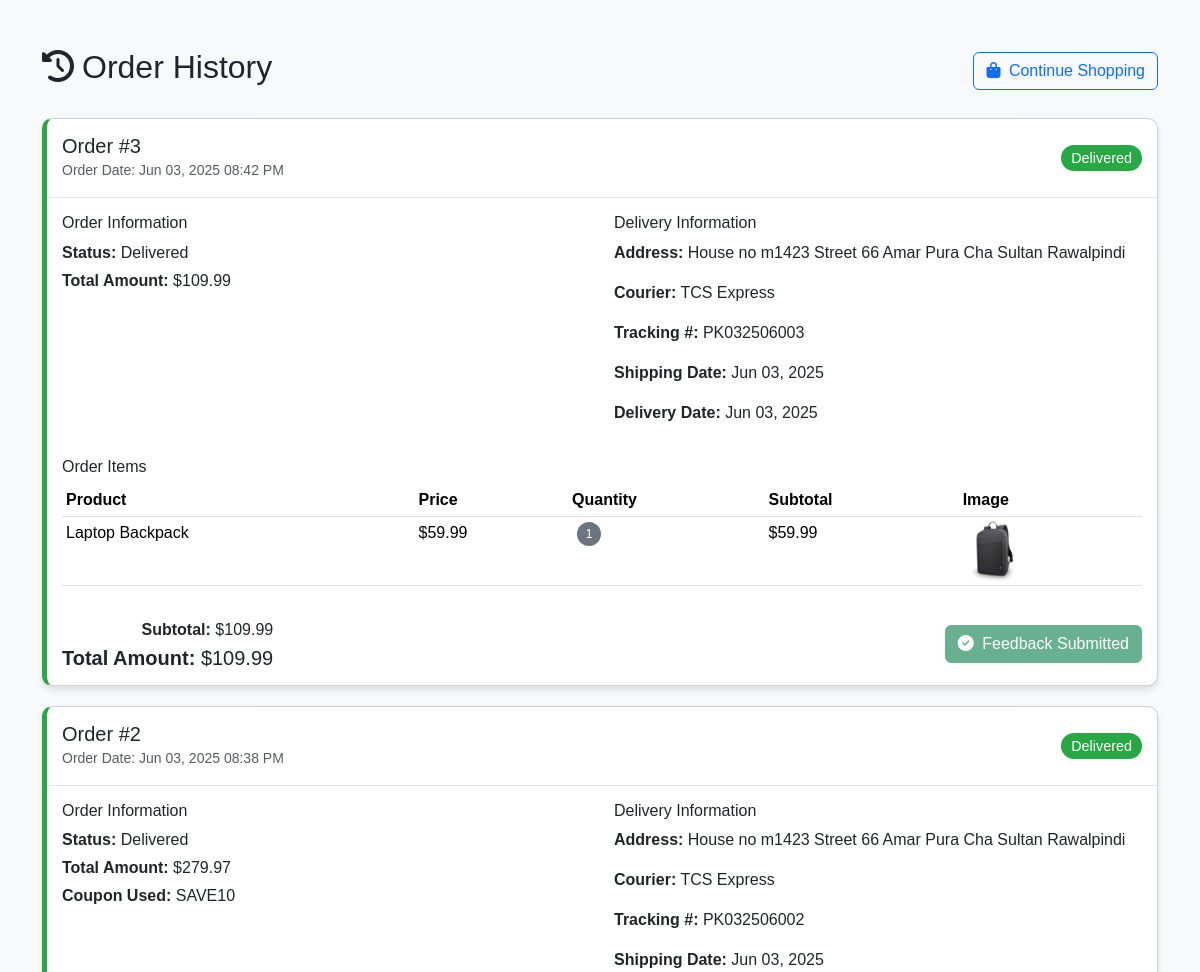
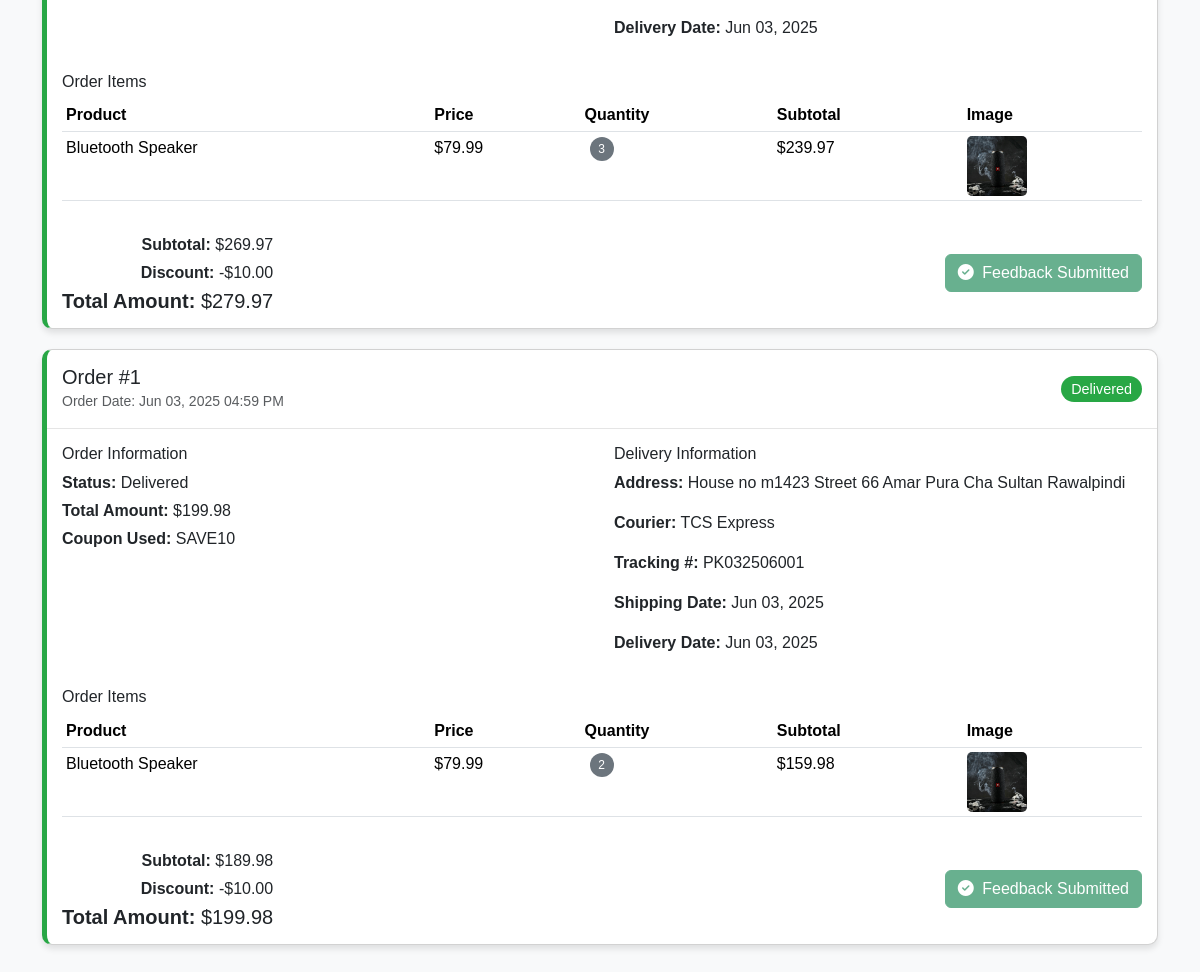
Screenshot of /order_history.php (signed in) with the database file from the repository (2 pictures, top to bottom).
### tables this page shows
CREATE TABLE IF NOT EXISTS `order` (
  `order_id` int(11) NOT NULL AUTO_INCREMENT,
  `username` varchar(256) DEFAULT NULL,
  `full_name` varchar(100) DEFAULT NULL,
  `email` varchar(100) DEFAULT NULL,
  `contact` varchar(20) DEFAULT NULL,
  `delivery_address` text DEFAULT NULL,
  `status` enum('Pending','Confirmed','Shipped','Delivered') DEFAULT 'Pending',
  `total_amount` decimal(10,2) DEFAULT NULL,
  `discount` decimal(10,2) DEFAULT 0.00,
  `order_date` datetime DEFAULT current_timestamp(),
  `coupon_id` int(11) DEFAULT NULL,
  PRIMARY KEY (`order_id`),
  KEY `username` (`username`),
  KEY `coupon_id` (`coupon_id`)
);

CREATE TABLE IF NOT EXISTS `shipping` (
  `shipping_id` int(11) NOT NULL AUTO_INCREMENT,
  `order_id` int(11) DEFAULT NULL,
  `tracking_number` varchar(100) DEFAULT NULL,
  `shipping_address` text DEFAULT NULL,
  `courier_company` varchar(100) DEFAULT NULL,
  `shipping_date` date DEFAULT NULL,
  `delivery_date` date DEFAULT NULL,
  PRIMARY KEY (`shipping_id`),
  KEY `order_id` (`order_id`)
);

CREATE TABLE IF NOT EXISTS `orderdetails` (
  `detail_id` int(11) NOT NULL AUTO_INCREMENT,
  `order_id` int(11) DEFAULT NULL,
  `product_id` int(11) DEFAULT NULL,
  `quantity` int(11) DEFAULT NULL,
  `price` decimal(10,2) DEFAULT NULL,
  PRIMARY KEY (`detail_id`),
  KEY `order_id` (`order_id`),
  KEY `product_id` (`product_id`)
);

CREATE TABLE IF NOT EXISTS `product` (
  `product_id` int(11) NOT NULL AUTO_INCREMENT,
  `name` varchar(100) NOT NULL,
  `price` decimal(10,2) NOT NULL,
  `product_category` varchar(100) DEFAULT NULL,
  `product_image_url` text DEFAULT NULL,
  `description` text DEFAULT NULL,
  `is_available` tinyint(1) NOT NULL DEFAULT 1,
  PRIMARY KEY (`product_id`)
);

CREATE TABLE IF NOT EXISTS `coupon` (
  `coupon_id` int(11) NOT NULL AUTO_INCREMENT,
  `coupon_code` varchar(255) DEFAULT NULL,
  `discount` decimal(5,2) NOT NULL,
  `starting_date` date DEFAULT NULL,
  `expiry_date` date NOT NULL,
  `minimum_amount` decimal(10,2) DEFAULT 0.00,
  PRIMARY KEY (`coupon_id`),
  UNIQUE KEY `code` (`coupon_code`)
);

### order_history.php (the view, shortened to what this page needs)
<?php
include 'connect.php';
$username = $_SESSION['username'];
?>
<!DOCTYPE html>
<html lang="en">
<head>
    <link href="https://cdn.jsdelivr.net/npm/bootstrap@5.3.3/dist/css/bootstrap.min.css" rel="stylesheet">
    <link rel="stylesheet" href="https://cdnjs.cloudflare.com/ajax/libs/font-awesome/6.4.0/css/all.min.css">
</head>
<body>
    <div class="container py-5">
        <div class="d-flex justify-content-between align-items-center mb-4">
            <h2><i class="fas fa-history me-2"></i>Order History</h2>
            <a href="product.php" class="btn btn-outline-primary">
                <i class="fas fa-shopping-bag me-1"></i> Continue Shopping
            </a>
        </div>
        <?php
        $orders = $conn->query("
            SELECT * FROM `order`
            WHERE username = '$username'
            ORDER BY
                CASE status
                    WHEN 'Pending' THEN 1
                    WHEN 'Confirmed' THEN 2
                    WHEN 'Shipped' THEN 3
                    WHEN 'Delivered' THEN 4
                END,
                order_date DESC
        ");
        if ($orders->num_rows === 0) {
            echo '<div class="alert alert-info">You have no order history yet.</div>';
        } else {
            while ($order = $orders->fetch_assoc()) {
                $order_id = $order['order_id'];
                $status = $order['status'];
                $order_items = $conn->query("
                    SELECT od.*, p.name as product_name, p.product_image_url, od.quantity
                    FROM orderdetails od
                    JOIN product p ON od.product_id = p.product_id
                    WHERE od.order_id = $order_id
                ");
                $shipping_info = $conn->query("
                    SELECT * FROM shipping WHERE order_id = $order_id
                ")->fetch_assoc();
                $feedback_exists = $conn->query("
                    SELECT * FROM review WHERE order_id = $order_id
                ")->num_rows > 0;
                ?>
                <div class="card order-card <?= strtolower($status) ?>">
                    <div class="order-header d-flex justify-content-between align-items-center">
                        <div>
                            <h5 class="mb-0">Order #<?= $order_id ?></h5>
                            <small class="text-muted">Order Date: <?= date('M d, Y h:i A', strtotime($order['order_date'])) ?></small>
                        </div>
                        <div>
                            <span class="status-badge badge-<?= strtolower($status) ?>">
                                <?= $status ?>
                            </span>
                        </div>
                    </div>
                    <div class="order-body">
                        <div class="row mb-3">
                            <div class="col-md-6">
                                <h6>Order Information</h6>
                                <p class="mb-1"><strong>Status:</strong> <?= $status ?></p>
                                <p class="mb-1"><strong>Total Amount:</strong> $<?= number_format($order['total_amount'], 2) ?></p>
                                <?php if ($order['coupon_id']): ?>
                                    <?php
                                    $coupon = $conn->query("SELECT coupon_code FROM coupon WHERE coupon_id = ".$order['coupon_id'])->fetch_assoc();
                                    if ($coupon): ?>
                                        <p class="mb-1"><strong>Coupon Used:</strong> <?= htmlspecialchars($coupon['coupon_code']) ?></p>
                                    <?php endif; ?>
                                <?php endif; ?>
                            </div>
                            <div class="col-md-6">
                                <h6>Delivery Information</h6>
                                <p><strong>Address:</strong> <?= htmlspecialchars($order['delivery_address']) ?></p>
                                <?php if ($shipping_info): ?>
                                    <p><strong>Courier:</strong> <?= $shipping_info['courier_company'] ?></p>
                                    <p><strong>Tracking #:</strong> <?= $shipping_info['tracking_number'] ?></p>
                                    <p><strong>Shipping Date:</strong> <?= date('M d, Y', strtotime($shipping_info['shipping_date'])) ?></p>
                                    <?php if ($shipping_info['delivery_date']): ?>
                                        <p><strong>Delivery Date:</strong> <?= date('M d, Y', strtotime($shipping_info['delivery_date'])) ?></p>
                                    <?php endif; ?>
                                <?php endif; ?>
                            </div>
                        </div>
                        <h6>Order Items</h6>
                        <div class="table-responsive">
                            <table class="table table-sm">
                                <thead>
                                    <tr>
                                        <th>Product</th>
                                        <th>Price</th>
                                        <th>Quantity</th>
                                        <th>Subtotal</th>
                                        <th>Image</th>
                                    </tr>
                                </thead>
                                <tbody>
                                    <?php while ($item = $order_items->fetch_assoc()): ?>
                                    <tr>
                                        <td><?= htmlspecialchars($item['product_name']) ?></td>
                                        <td>$<?= number_format($item['price'], 2) ?></td>
                                        <td>
                                            <span class="quantity-badge"><?= $item['quantity'] ?></span>
                                        </td>
                                        <td>$<?= number_format($item['price'] * $item['quantity'], 2) ?></td>
                                        <td>
                                            <?php if ($item['product_image_url']): ?>
                                                <img src="<?= htmlspecialchars($item['product_image_url']) ?>" class="product-img" alt="Product Image">
                                            <?php else: ?>
                                                <div class="product-img bg-light text-center">
                                                    <i class="fas fa-image text-muted"></i>
                                                </div>
                                            <?php endif; ?>
                                        </td>
                                    </tr>
                                    <?php endwhile; ?>
                                </tbody>
                            </table>
                        </div>
                        <div class="d-flex justify-content-between align-items-center mt-3">
                            <div class="text-end">
                                <p class="mb-1"><strong>Subtotal:</strong> $<?= number_format($order['total_amount'] - $order['discount'], 2) ?></p>
                                <?php if ($order['discount'] > 0): ?>
                                    <p class="mb-1"><strong>Discount:</strong> -$<?= number_format($order['discount'], 2) ?></p>
                                <?php endif; ?>
                                <h5 class="mb-0"><strong>Total Amount:</strong> $<?= number_format($order['total_amount'], 2) ?></h5>
                            </div>
                            <?php if ($status === 'Delivered'): ?>
                                <div>
                                    <?php if ($feedback_exists): ?>
                                        <button class="btn btn-success" disabled>
                                            <i class="fas fa-check-circle me-1"></i> Feedback Submitted
                                        </button>
                                    <?php else: ?>
                                        <a href="feedback.php?order_id=<?= $order_id ?>" class="btn feedback-btn">
                                            <i class="fas fa-comment-alt me-1"></i> Give Feedback
                                        </a>
                                    <?php endif; ?>
                                </div>
                            <?php endif; ?>
                        </div>
                    </div>
                </div>
                <?php
            }
        }
        ?>
    </div>
</body>
</html>

### order_history.php (style rules this page uses)
body { font-family: 'Poppins', sans-serif; background-color: #f8f9fa; }
.order-card { border-radius: 10px; box-shadow: 0 4px 6px rgba(0,0,0,0.1); margin-bottom: 20px; border-left: 5px solid; }
.order-card.delivered { border-left-color: #28a745; }
.order-header { padding: 15px; border-bottom: 1px solid rgba(0,0,0,0.1); }
.order-body { padding: 15px; }
.status-badge { font-size: 0.9rem; padding: 5px 10px; border-radius: 20px; }
.badge-delivered { background-color: #28a745; color: white; }
.product-img { width: 60px; height: 60px; object-fit: cover; border-radius: 5px; }
.quantity-badge { background-color: #6c757d; color: white; border-radius: 50%; width: 24px; height: 24px; display: inline-flex; align-items: center; justify-content: center; font-size: 12px; margin-left: 5px; }

### rows the page displays
order: order_id "3", order_date "Jun 03, 2025 08:42 PM", status "Delivered", total_amount "109.99", delivery_address "House no m1423 Street 66 Amar Pura Cha Sultan Rawalpindi", shipping.courier_company "TCS Express", shipping.tracking_number "PK032506003", shipping.shipping_date "Jun 03, 2025", shipping.delivery_date "Jun 03, 2025", $order['total_amount']-$order['discount'] "109.99", shows "Feedback Submitted"
orderdetails: product.name "Laptop Backpack", price "59.99", quantity "1", $item['price']*$item['quantity'] "59.99", product.product_image_url (picture)
order: order_id "2", order_date "Jun 03, 2025 08:38 PM", status "Delivered", total_amount "279.97", coupon.coupon_code "SAVE10", delivery_address "House no m1423 Street 66 Amar Pura Cha Sultan Rawalpindi", shipping.courier_company "TCS Express", shipping.tracking_number "PK032506002", shipping.shipping_date "Jun 03, 2025", shipping.delivery_date "Jun 03, 2025", $order['total_amount'] - $order['discount'] "269.97", discount "10.00", shows "Feedback Submitted"
orderdetails: product.name "Bluetooth Speaker", price "79.99", quantity "3", $item['price'] * $item['quantity'] "239.97", product.product_image_url (picture)
order: order_id "1", order_date "Jun 03, 2025 04:59 PM", status "Delivered", total_amount "199.98", coupon.coupon_code "SAVE10", delivery_address "House no m1423 Street 66 Amar Pura Cha Sultan Rawalpindi", shipping.courier_company "TCS Express", shipping.tracking_number "PK032506001", shipping.shipping_date "Jun 03, 2025", shipping.delivery_date "Jun 03, 2025", $order['total_amount'] - $order['discount'] "189.98", discount "10.00", shows "Feedback Submitted"
orderdetails: product.name "Bluetooth Speaker", price "79.99", quantity "2", $item['price'] * $item['quantity'] "159.98", product.product_image_url (picture)
